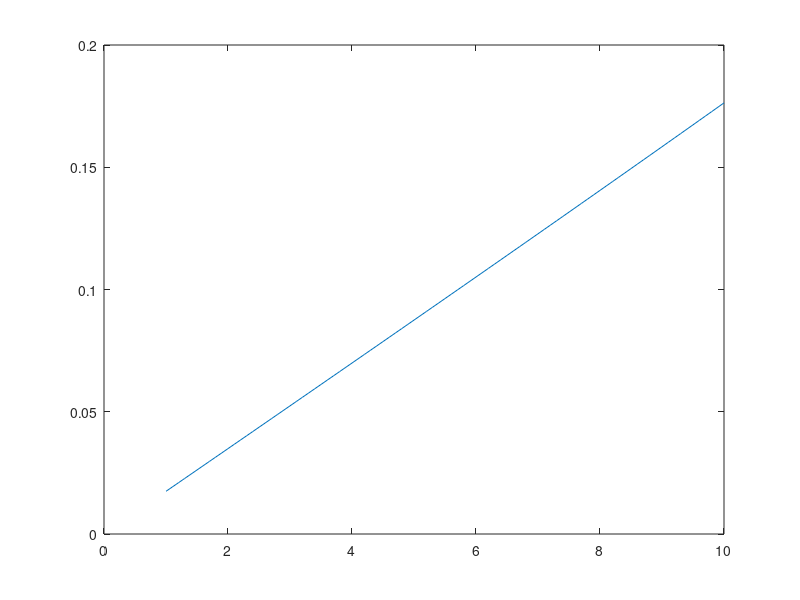
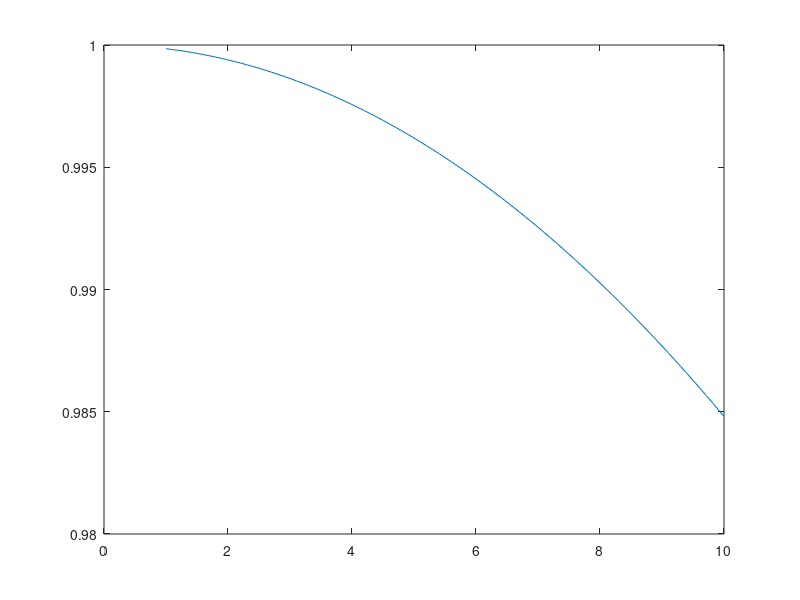

Source code (MATLAB) for these figures, in order:
x=1:0.1:10;

fig1 = figure;
plot(x,sind(x));

fig2 = figure;
plot(x,cosd(x));

pause(2);

figure(fig1);
plot(x,tand(x));